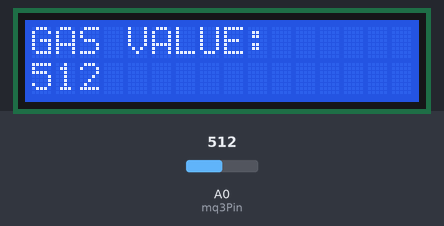
Bench run of a sketch on a simulated Arduino Uno, built with avr-gcc and run on an emulated ATmega328P. Shown: 16×2 character LCD. Inputs (shaded band) come from the test bench; at power-on: A0 (mq3Pin) = 512. What the sketch prints to the serial monitor is not drawn.

Above: at 1.2 s.
1.3 s: A0 (mq3Pin) set to 716
At 2.4 s:
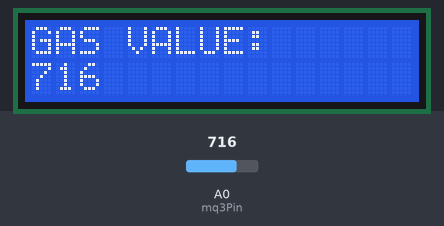
3.1 s: A0 (mq3Pin) set to 900
At 3.8 s:
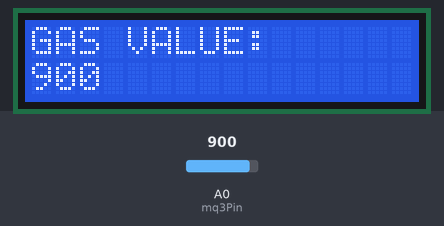
4.7 s: A0 (mq3Pin) set to 1023
At 5.3 s:
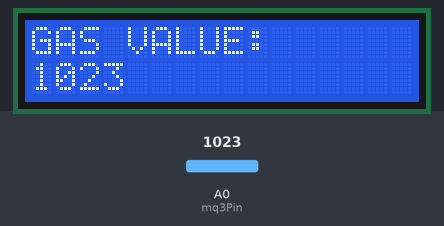
Timing chart, 0 to 7.7 s (numbered marks = the images above; inputs shaded):
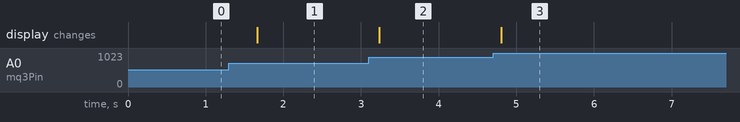

The sketch:

GAS_LEAK_DETECTOR.ino
```cpp
#include <Wire.h>
#include <LiquidCrystal_I2C.h>

LiquidCrystal_I2C lcd(0x27, 16, 2); // Change 0x27 if your I2C address is different

int mq3Pin = A0;
int sensorValue = 0;

void setup() {
  lcd.init();
  lcd.backlight();
  Serial.begin(9600);
}

void loop() {
  sensorValue = analogRead(mq3Pin); // Read MQ-3 analog value
  Serial.println(sensorValue);
  if (sensorValue >=100)
  lcd.print("GAS_LEAK");
  lcd.clear();
  lcd.setCursor(0, 0);
  lcd.print("GAS VALUE:");
  lcd.setCursor(0, 1);
  lcd.print(sensorValue);

  delay(500);
}
```

Measured:
- after the input at 1.3 s, the display: changes after 0.36 s (image 1)
- after the input at 3.1 s, the display: changes after 0.13 s (image 2)
- after the input at 4.7 s, the display: changes after 0.11 s (image 3)
